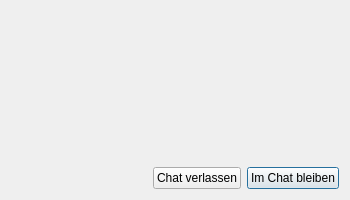
<?xml version="1.0" encoding="UTF-8"?>
<ui version="4.0">
 <class>Warnung</class>
 <widget class="QDialog" name="Warnung">
  <property name="windowModality">
   <enum>Qt::ApplicationModal</enum>
  </property>
  <property name="geometry">
   <rect>
    <x>0</x>
    <y>0</y>
    <width>350</width>
    <height>200</height>
   </rect>
  </property>
  <property name="windowTitle">
   <string>Warnung</string>
  </property>
  <property name="windowIcon">
   <iconset>
    <normaloff>icon.ico</normaloff>icon.ico</iconset>
  </property>
  <layout class="QGridLayout" name="gridLayout">
   <item row="0" column="0" colspan="4">
    <widget class="QLabel" name="label">
     <property name="text">
      <string/>
     </property>
    </widget>
   </item>
   <item row="1" column="3">
    <widget class="QPushButton" name="ButtonB">
     <property name="text">
      <string>Im Chat bleiben</string>
     </property>
    </widget>
   </item>
   <item row="1" column="1">
    <widget class="QLabel" name="label_2">
     <property name="text">
      <string/>
     </property>
    </widget>
   </item>
   <item row="1" column="2">
    <widget class="QPushButton" name="ButtonV">
     <property name="text">
      <string>Chat verlassen</string>
     </property>
    </widget>
   </item>
  </layout>
 </widget>
 <resources/>
 <connections/>
</ui>
